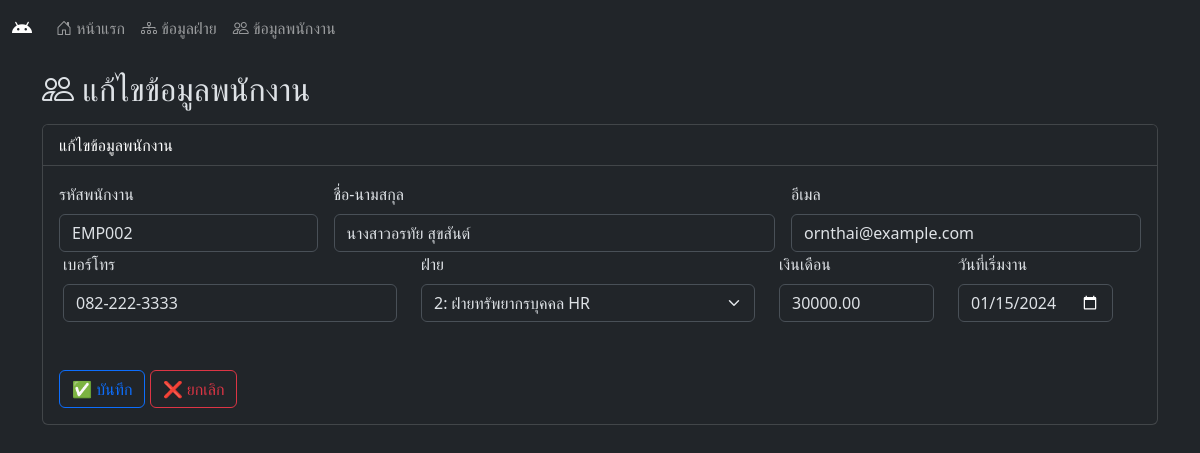
The app's page /day2/emp/edit_employee2.php?id_edit=2 with its own data.
### tables this page shows
CREATE TABLE `employees` (
  `id` int(11) NOT NULL,
  `emp_code` varchar(20) NOT NULL,
  `fullname_th` varchar(150) NOT NULL,
  `email` varchar(150) NOT NULL,
  `phone` varchar(50) NOT NULL,
  `dept_id` int(11) NOT NULL,
  `salary` decimal(10,2) NOT NULL DEFAULT 0.00,
  `hired_at` date NOT NULL
);

### day2/emp/edit_employee2.php (the view, shortened to what this page needs)
<?php
require 'cnn_db.php';
$id = isset($_GET['id_edit']) ? (int)$_GET['id_edit'] : 0;
$sql = "SELECT * FROM employees WHERE id = {$id} LIMIT 1";
$res = mysqli_query($conn, $sql);
$row = mysqli_fetch_assoc($res);
?>
<!DOCTYPE html>
<html lang="en" data-bs-theme="dark">
<head>
    <link href="https://cdn.jsdelivr.net/npm/bootstrap@5.3.3/dist/css/bootstrap.min.css" rel="stylesheet">
    <link rel="stylesheet" href="https://cdn.jsdelivr.net/npm/bootstrap-icons@1.11.3/font/bootstrap-icons.css">
</head>
<body>
    <?php include_once('nav.php'); ?>
    <div class="container" style="padding-top:70px">
        <h2 class="mb-3"><i class="bi bi-people"></i> แก้ไขข้อมูลพนักงาน</h2>
        <div class="card">
            <div class="card-header bg-dark text-white">
                แก้ไขข้อมูลพนักงาน
            </div>
            <div class="card-body">
                <form action="update_employee.php" method="post" class="row g-3">
                    <div class="col-md-3">
                        <label class="form-label">รหัสพนักงาน</label>
                        <input type="text" name="emp_code" class="form-control" value="<?= $row['emp_code'] ?>" required>
                    </div>
                    <div class="col-md-5">
                        <label class="form-label">ชื่อ-นามสกุล</label>
                        <input type="text" name="fullname_th" class="form-control" value="<?= $row['fullname_th'] ?>" required>
                    </div>
                    <div class="col-md-4">
                        <label class="form-label">อีเมล</label>
                        <input type="email" name="email" class="form-control" value="<?= $row['email'] ?>">
                    </div>
                    <div class="row mb-3">
                        <div class="col-md-4">
                            <label class="form-label">เบอร์โทร</label>
                            <input type="text" name="phone" class="form-control" value="<?= $row['phone'] ?>">
                        </div>
                        <div class="col-md-4">
                            <label class="form-label">ฝ่าย</label>
                            <select name="dept_id" class="form-select" required>
                                <?php
                                $dept_sql = "SELECT id, name_th, short_name FROM departments ORDER BY id";
                                $dept_rs  = mysqli_query($conn, $dept_sql);
                                if ($dept_rs && mysqli_num_rows($dept_rs) > 0):
                                    while ($dep = mysqli_fetch_assoc($dept_rs)):
                                        $selected = ($dep['id'] == $row['dept_id']) ? 'selected' : '';
                                ?>
                                        <option value="<?= $dep['id'] ?>" <?= $selected ?>>
                                            <?= $dep['id'] . ": " . $dep['name_th'] . " " . $dep['short_name'] ?>
                                        </option>
                                <?php
                                    endwhile;
                                endif;
                                ?>
                            </select>
                        </div>
                        <div class="col-md-2">
                            <label class="form-label">เงินเดือน</label>
                            <input type="number" name="salary" class="form-control" step="0.01" min="0" value="<?= $row['salary'] ?>">
                        </div>
                        <div class="col-md-2 mb-3">
                            <label class="form-label">วันที่เริ่มงาน</label>
                            <input type="date" name="hired_at" class="form-control" value="<?= $row['hired_at'] ?>">
                        </div>
                    </div>
                    <div class="col-12">
                        <button type="submit" class="btn btn-outline-primary">✅ บันทึก</button>
                        <button type="reset" class="btn btn-outline-danger">❌ ยกเลิก</button>
                    </div>
                </form>
            </div>
        </div>
    </div>
</body>
</html>

### records on screen
employees: emp_code "EMP002", fullname_th "นางสาวอรทัย สุขสันต์", email "ornthai@example.com", phone "082-222-3333", salary "30000.00", hired_at "01/15/2024"

### other values on screen
form field dept_id "2: ฝ่ายทรัพยากรบุคคล HR"
